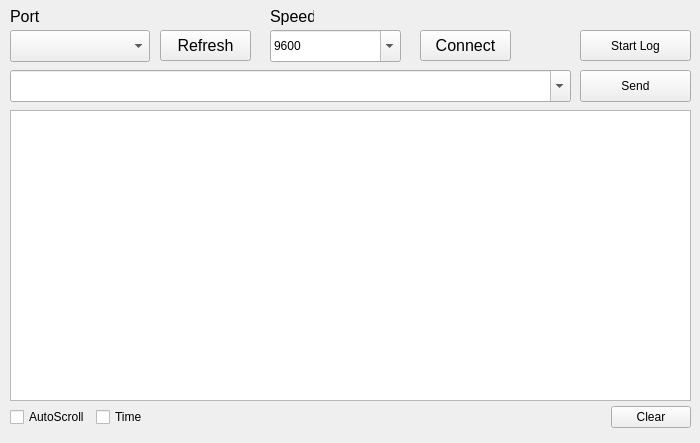
      <widget class="QWidget" name="tab_com">
       <property name="enabled">
        <bool>true</bool>
       </property>
       <attribute name="title">
        <string>COM</string>
       </attribute>
       <widget class="QTextEdit" name="textEdit_read">
        <property name="geometry">
         <rect>
          <x>10</x>
          <y>110</y>
          <width>681</width>
          <height>291</height>
         </rect>
        </property>
        <property name="verticalScrollBarPolicy">
         <enum>Qt::ScrollBarAsNeeded</enum>
        </property>
        <property name="readOnly">
         <bool>true</bool>
        </property>
        <property name="textInteractionFlags">
         <set>Qt::TextSelectableByKeyboard|Qt::TextSelectableByMouse</set>
        </property>
       </widget>
       <widget class="QWidget" name="horizontalLayoutWidget">
        <property name="geometry">
         <rect>
          <x>10</x>
          <y>400</y>
          <width>681</width>
          <height>34</height>
         </rect>
        </property>
        <layout class="QHBoxLayout" name="horizontalLayout">
         <item>
          <widget class="QCheckBox" name="checkBox_scroll">
           <property name="text">
            <string>AutoScroll</string>
           </property>
           <property name="checked">
            <bool>false</bool>
           </property>
          </widget>
         </item>
         <item>
          <widget class="QCheckBox" name="checkBox_time">
           <property name="layoutDirection">
            <enum>Qt::LeftToRight</enum>
           </property>
           <property name="autoFillBackground">
            <bool>false</bool>
           </property>
           <property name="text">
            <string>Time</string>
           </property>
           <property name="checked">
            <bool>false</bool>
           </property>
          </widget>
         </item>
         <item>
          <spacer name="horizontalSpacer">
           <property name="orientation">
            <enum>Qt::Horizontal</enum>
           </property>
           <property name="sizeHint" stdset="0">
            <size>
             <width>40</width>
             <height>20</height>
            </size>
           </property>
          </spacer>
         </item>
         <item>
          <widget class="QPushButton" name="pushButton_clear">
           <property name="text">
            <string>Clear</string>
           </property>
           <property name="icon">
            <iconset>
             <normaloff>icon/clean.png</normaloff>icon/clean.png</iconset>
           </property>
           <property name="iconSize">
            <size>
             <width>16</width>
             <height>16</height>
            </size>
           </property>
          </widget>
         </item>
        </layout>
       </widget>
       <widget class="QPushButton" name="pushButton_connect">
        <property name="geometry">
         <rect>
          <x>420</x>
          <y>30</y>
          <width>91</width>
          <height>31</height>
         </rect>
        </property>
        <property name="font">
         <font>
          <pointsize>12</pointsize>
         </font>
        </property>
        <property name="text">
         <string>Connect</string>
        </property>
        <property name="icon">
         <iconset>
          <normaloff>icon/usb.png</normaloff>icon/usb.png</iconset>
        </property>
        <property name="iconSize">
         <size>
          <width>16</width>
          <height>16</height>
         </size>
        </property>
       </widget>
       <widget class="QPushButton" name="pushButton_log_com">
        <property name="geometry">
         <rect>
          <x>580</x>
          <y>30</y>
          <width>111</width>
          <height>31</height>
         </rect>
        </property>
        <property name="text">
         <string>Start Log</string>
        </property>
        <property name="icon">
         <iconset>
          <normaloff>icon/notepad.png</normaloff>icon/notepad.png</iconset>
        </property>
        <property name="iconSize">
         <size>
          <width>16</width>
          <height>16</height>
         </size>
        </property>
       </widget>
       <widget class="QPushButton" name="pushButton_send">
        <property name="geometry">
         <rect>
          <x>580</x>
          <y>70</y>
          <width>111</width>
          <height>32</height>
         </rect>
        </property>
        <property name="text">
         <string>Send</string>
        </property>
        <property name="icon">
         <iconset>
          <normaloff>icon/send-message.png</normaloff>icon/send-message.png</iconset>
        </property>
        <property name="iconSize">
         <size>
          <width>16</width>
          <height>16</height>
         </size>
        </property>
       </widget>
       <widget class="QPushButton" name="pushButton_refresh">
        <property name="geometry">
         <rect>
          <x>160</x>
          <y>30</y>
          <width>91</width>
          <height>31</height>
         </rect>
        </property>
        <property name="sizePolicy">
         <sizepolicy hsizetype="Minimum" vsizetype="Fixed">
          <horstretch>0</horstretch>
          <verstretch>0</verstretch>
         </sizepolicy>
        </property>
        <property name="font">
         <font>
          <pointsize>12</pointsize>
         </font>
        </property>
        <property name="text">
         <string>Refresh</string>
        </property>
        <property name="icon">
         <iconset>
          <normaloff>icon/refresh.png</normaloff>icon/refresh.png</iconset>
        </property>
        <property name="iconSize">
         <size>
          <width>16</width>
          <height>16</height>
         </size>
        </property>
       </widget>
       <widget class="QComboBox" name="comboBox_comm">
        <property name="geometry">
         <rect>
          <x>10</x>
          <y>70</y>
          <width>561</width>
          <height>32</height>
         </rect>
        </property>
        <property name="editable">
         <bool>true</bool>
        </property>
       </widget>
       <widget class="QComboBox" name="comboBox_port">
        <property name="geometry">
         <rect>
          <x>10</x>
          <y>30</y>
          <width>140</width>
          <height>32</height>
         </rect>
        </property>
        <property name="sizePolicy">
         <sizepolicy hsizetype="Preferred" vsizetype="Fixed">
          <horstretch>10</horstretch>
          <verstretch>0</verstretch>
         </sizepolicy>
        </property>
       </widget>
       <widget class="QLabel" name="label_port">
        <property name="geometry">
         <rect>
          <x>10</x>
          <y>0</y>
          <width>31</width>
          <height>32</height>
         </rect>
        </property>
        <property name="font">
         <font>
          <pointsize>12</pointsize>
         </font>
        </property>
        <property name="text">
         <string>Port</string>
        </property>
       </widget>
       <widget class="QLabel" name="label_speed">
        <property name="geometry">
         <rect>
          <x>270</x>
          <y>0</y>
          <width>44</width>
          <height>32</height>
         </rect>
        </property>
        <property name="sizePolicy">
         <sizepolicy hsizetype="Fixed" vsizetype="Preferred">
          <horstretch>0</horstretch>
          <verstretch>0</verstretch>
         </sizepolicy>
        </property>
        <property name="font">
         <font>
          <pointsize>12</pointsize>
         </font>
        </property>
        <property name="text">
         <string>Speed</string>
        </property>
       </widget>
       <widget class="QComboBox" name="comboBox_speed">
        <property name="geometry">
         <rect>
          <x>270</x>
          <y>30</y>
          <width>131</width>
          <height>32</height>
         </rect>
        </property>
        <property name="editable">
         <bool>true</bool>
        </property>
        <property name="currentIndex">
         <number>5</number>
        </property>
        <item>
         <property name="text">
          <string>300</string>
         </property>
        </item>
        <item>
         <property name="text">
          <string>600</string>
         </property>
        </item>
        <item>
         <property name="text">
          <string>1200</string>
         </property>
        </item>
        <item>
         <property name="text">
          <string>2400</string>
         </property>
        </item>
        <item>
         <property name="text">
          <string>4800</string>
         </property>
        </item>
        <item>
         <property name="text">
          <string>9600</string>
         </property>
        </item>
        <item>
         <property name="text">
          <string>19200</string>
         </property>
        </item>
        <item>
         <property name="text">
          <string>38400</string>
         </property>
        </item>
        <item>
         <property name="text">
          <string>57600</string>
         </property>
        </item>
        <item>
         <property name="text">
          <string>115200</string>
         </property>
        </item>
        <item>
         <property name="text">
          <string>230400</string>
         </property>
        </item>
        <item>
         <property name="text">
          <string>460800</string>
         </property>
        </item>
        <item>
         <property name="text">
          <string>921600</string>
         </property>
        </item>
       </widget>
      </widget>
